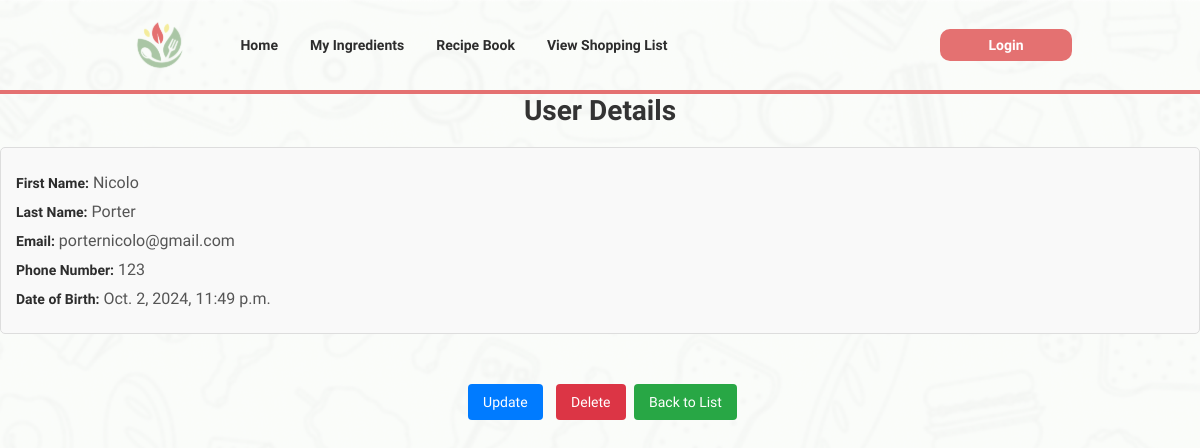
The page /users/1/ on the database as committed earlier.
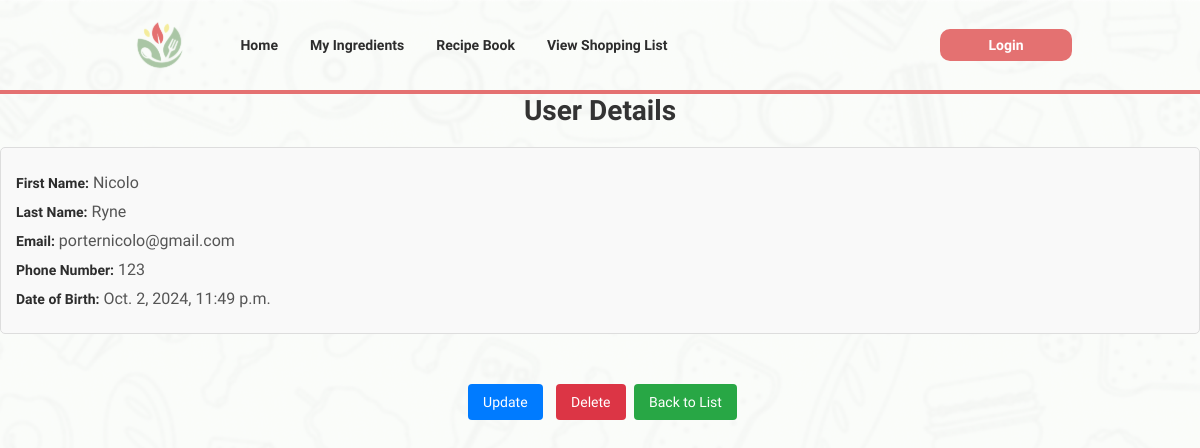
The same page on the database as committed later.
### apps/users/models.py (models this page shows, shortened)
class User(models.Model):
    user_id = models.AutoField(primary_key=True)
    fname = models.CharField(max_length=100)
    lname = models.CharField(max_length=100)
    password = models.CharField(max_length=255)
    email = models.CharField(max_length=255, unique=True)
    phone_number = models.CharField(max_length=11)
    date_of_birth = models.DateTimeField()

### apps/users/views.py (the view)
# urls.py: path('<int:pk>/', UserDetailView.as_view(), name='user-detail'),
class UserDetailView(DetailView):
    model = User
    template_name = 'user_detail.html'
    context_object_name = 'user'

### apps/users/templates/user_detail.html (shortened to what this page needs)
{% extends "base.html" %}
{% block content %}
<div>
    <h2>User Details</h2>
    <div class="user-info">
        <p><strong>First Name:</strong> {{ user.fname }}</p>
        <p><strong>Last Name:</strong> {{ user.lname }}</p>
        <p><strong>Email:</strong> {{ user.email }}</p>
        <p><strong>Phone Number:</strong> {{ user.phone_number }}</p>
        <p><strong>Date of Birth:</strong> {{ user.date_of_birth }}</p>
    </div>
    <div class="user-actions">
        <a href="{% url 'user-update' user.pk %}" class="btn-action">Update</a>
        <a href="{% url 'user-delete' user.pk %}" class="btn-action btn-delete">Delete</a>
        <a href="{% url 'user-list' %}" class="btn-back">Back to List</a>
    </div>
</div>
{% endblock %}

Rows that differ between the two databases and show on the page:
changed User "Nicolo": lname "Porter" → "Ryne"
